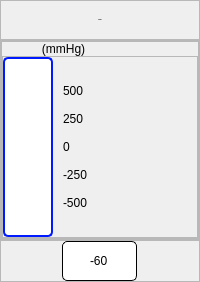
                   <widget class="QFrame" name="sensor1_5">
                    <property name="minimumSize">
                     <size>
                      <width>0</width>
                      <height>0</height>
                     </size>
                    </property>
                    <property name="frameShape">
                     <enum>QFrame::NoFrame</enum>
                    </property>
                    <property name="frameShadow">
                     <enum>QFrame::Raised</enum>
                    </property>
                    <layout class="QVBoxLayout" name="verticalLayout_30">
                     <property name="spacing">
                      <number>0</number>
                     </property>
                     <property name="leftMargin">
                      <number>0</number>
                     </property>
                     <property name="topMargin">
                      <number>0</number>
                     </property>
                     <property name="rightMargin">
                      <number>0</number>
                     </property>
                     <property name="bottomMargin">
                      <number>0</number>
                     </property>
                     <item>
                      <widget class="QFrame" name="frame_11">
                       <property name="frameShape">
                        <enum>QFrame::StyledPanel</enum>
                       </property>
                       <property name="frameShadow">
                        <enum>QFrame::Raised</enum>
                       </property>
                       <layout class="QHBoxLayout" name="horizontalLayout_8">
                        <item>
                         <widget class="QLabel" name="s1_label_9">
                          <property name="minimumSize">
                           <size>
                            <width>100</width>
                            <height>20</height>
                           </size>
                          </property>
                          <property name="maximumSize">
                           <size>
                            <width>16777215</width>
                            <height>20</height>
                           </size>
                          </property>
                          <property name="font">
                           <font>
                            <family>Roboto</family>
                            <pointsize>-1</pointsize>
                            <weight>75</weight>
                            <italic>false</italic>
                            <bold>true</bold>
                           </font>
                          </property>
                          <property name="styleSheet">
                           <string notr="true">font: bold 26px &quot;Roboto&quot;;</string>
                          </property>
                          <property name="text">
                           <string>D.Press</string>
                          </property>
                          <property name="alignment">
                           <set>Qt::AlignCenter</set>
                          </property>
                         </widget>
                        </item>
                       </layout>
                      </widget>
                     </item>
                     <item>
                      <widget class="QFrame" name="frame_12">
                       <property name="frameShape">
                        <enum>QFrame::StyledPanel</enum>
                       </property>
                       <property name="frameShadow">
                        <enum>QFrame::Raised</enum>
                       </property>
                       <layout class="QVBoxLayout" name="verticalLayout_7">
                        <property name="spacing">
                         <number>0</number>
                        </property>
                        <property name="leftMargin">
                         <number>0</number>
                        </property>
                        <property name="topMargin">
                         <number>0</number>
                        </property>
                        <property name="rightMargin">
                         <number>0</number>
                        </property>
                        <property name="bottomMargin">
                         <number>0</number>
                        </property>
                        <item>
                         <widget class="QFrame" name="frame_13">
                          <property name="frameShape">
                           <enum>QFrame::StyledPanel</enum>
                          </property>
                          <property name="frameShadow">
                           <enum>QFrame::Raised</enum>
                          </property>
                          <layout class="QVBoxLayout" name="verticalLayout_8">
                           <property name="spacing">
                            <number>0</number>
                           </property>
                           <property name="leftMargin">
                            <number>0</number>
                           </property>
                           <property name="topMargin">
                            <number>0</number>
                           </property>
                           <property name="rightMargin">
                            <number>0</number>
                           </property>
                           <property name="bottomMargin">
                            <number>0</number>
                           </property>
                           <item>
                            <widget class="QLabel" name="label_6">
                             <property name="styleSheet">
                              <string notr="true">font : 16px &quot;Roboto&quot;</string>
                             </property>
                             <property name="text">
                              <string>            (mmHg)</string>
                             </property>
                            </widget>
                           </item>
                           <item>
                            <widget class="QFrame" name="frame_14">
                             <property name="frameShape">
                              <enum>QFrame::StyledPanel</enum>
                             </property>
                             <property name="frameShadow">
                              <enum>QFrame::Raised</enum>
                             </property>
                             <layout class="QHBoxLayout" name="horizontalLayout_9">
                              <property name="spacing">
                               <number>10</number>
                              </property>
                              <property name="leftMargin">
                               <number>0</number>
                              </property>
                              <property name="topMargin">
                               <number>0</number>
                              </property>
                              <property name="rightMargin">
                               <number>0</number>
                              </property>
                              <property name="bottomMargin">
                               <number>0</number>
                              </property>
                              <item>
                               <widget class="QProgressBar" name="s1_bar_7">
                                <property name="sizePolicy">
                                 <sizepolicy hsizetype="Preferred" vsizetype="Preferred">
                                  <horstretch>0</horstretch>
                                  <verstretch>0</verstretch>
                                 </sizepolicy>
                                </property>
                                <property name="minimumSize">
                                 <size>
                                  <width>50</width>
                                  <height>180</height>
                                 </size>
                                </property>
                                <property name="maximumSize">
                                 <size>
                                  <width>50</width>
                                  <height>180</height>
                                 </size>
                                </property>
                                <property name="contextMenuPolicy">
                                 <enum>Qt::DefaultContextMenu</enum>
                                </property>
                                <property name="layoutDirection">
                                 <enum>Qt::LeftToRight</enum>
                                </property>
                                <property name="autoFillBackground">
                                 <bool>false</bool>
                                </property>
                                <property name="styleSheet">
                                 <string notr="true">QProgressBar {
    text-align: center;
	background: #FFFFFF;
	border: 2px solid #001AFF;
	box-sizing: border-box;
	border-radius: 5px;
}
QProgressBar::chunk {
    background: #001AFF;
}</string>
                                </property>
                                <property name="minimum">
                                 <number>0</number>
                                </property>
                                <property name="maximum">
                                 <number>5000</number>
                                </property>
                                <property name="value">
                                 <number>0</number>
                                </property>
                                <property name="alignment">
                                 <set>Qt::AlignRight|Qt::AlignTrailing|Qt::AlignVCenter</set>
                                </property>
                                <property name="textVisible">
                                 <bool>false</bool>
                                </property>
                                <property name="orientation">
                                 <enum>Qt::Vertical</enum>
                                </property>
                                <property name="invertedAppearance">
                                 <bool>false</bool>
                                </property>
                                <property name="textDirection">
                                 <enum>QProgressBar::BottomToTop</enum>
                                </property>
                                <property name="format">
                                 <string>%v</string>
                                </property>
                               </widget>
                              </item>
                              <item>
                               <widget class="QLabel" name="label_7">
                                <property name="styleSheet">
                                 <string notr="true">font : 16px &quot;Roboto&quot;</string>
                                </property>
                                <property name="text">
                                 <string>500

250

0

-250

-500</string>
                                </property>
                                <property name="alignment">
                                 <set>Qt::AlignLeading|Qt::AlignLeft|Qt::AlignVCenter</set>
                                </property>
                               </widget>
                              </item>
                             </layout>
                            </widget>
                           </item>
                          </layout>
                         </widget>
                        </item>
                       </layout>
                      </widget>
                     </item>
                     <item>
                      <widget class="QFrame" name="frame_15">
                       <property name="frameShape">
                        <enum>QFrame::StyledPanel</enum>
                       </property>
                       <property name="frameShadow">
                        <enum>QFrame::Raised</enum>
                       </property>
                       <layout class="QHBoxLayout" name="horizontalLayout_10">
                        <property name="spacing">
                         <number>0</number>
                        </property>
                        <property name="leftMargin">
                         <number>0</number>
                        </property>
                        <property name="topMargin">
                         <number>0</number>
                        </property>
                        <property name="rightMargin">
                         <number>0</number>
                        </property>
                        <property name="bottomMargin">
                         <number>0</number>
                        </property>
                        <item>
                         <widget class="QLineEdit" name="s1_edit_17">
                          <property name="sizePolicy">
                           <sizepolicy hsizetype="Preferred" vsizetype="Preferred">
                            <horstretch>0</horstretch>
                            <verstretch>0</verstretch>
                           </sizepolicy>
                          </property>
                          <property name="minimumSize">
                           <size>
                            <width>75</width>
                            <height>40</height>
                           </size>
                          </property>
                          <property name="maximumSize">
                           <size>
                            <width>75</width>
                            <height>40</height>
                           </size>
                          </property>
                          <property name="styleSheet">
                           <string notr="true">background: #FFFFFF;
border: 1px solid #000000;
border-radius: 5px;
font:  bold 16px &quot;Roboto&quot;;</string>
                          </property>
                          <property name="text">
                           <string>-60</string>
                          </property>
                          <property name="alignment">
                           <set>Qt::AlignCenter</set>
                          </property>
                         </widget>
                        </item>
                       </layout>
                      </widget>
                     </item>
                    </layout>
                   </widget>
